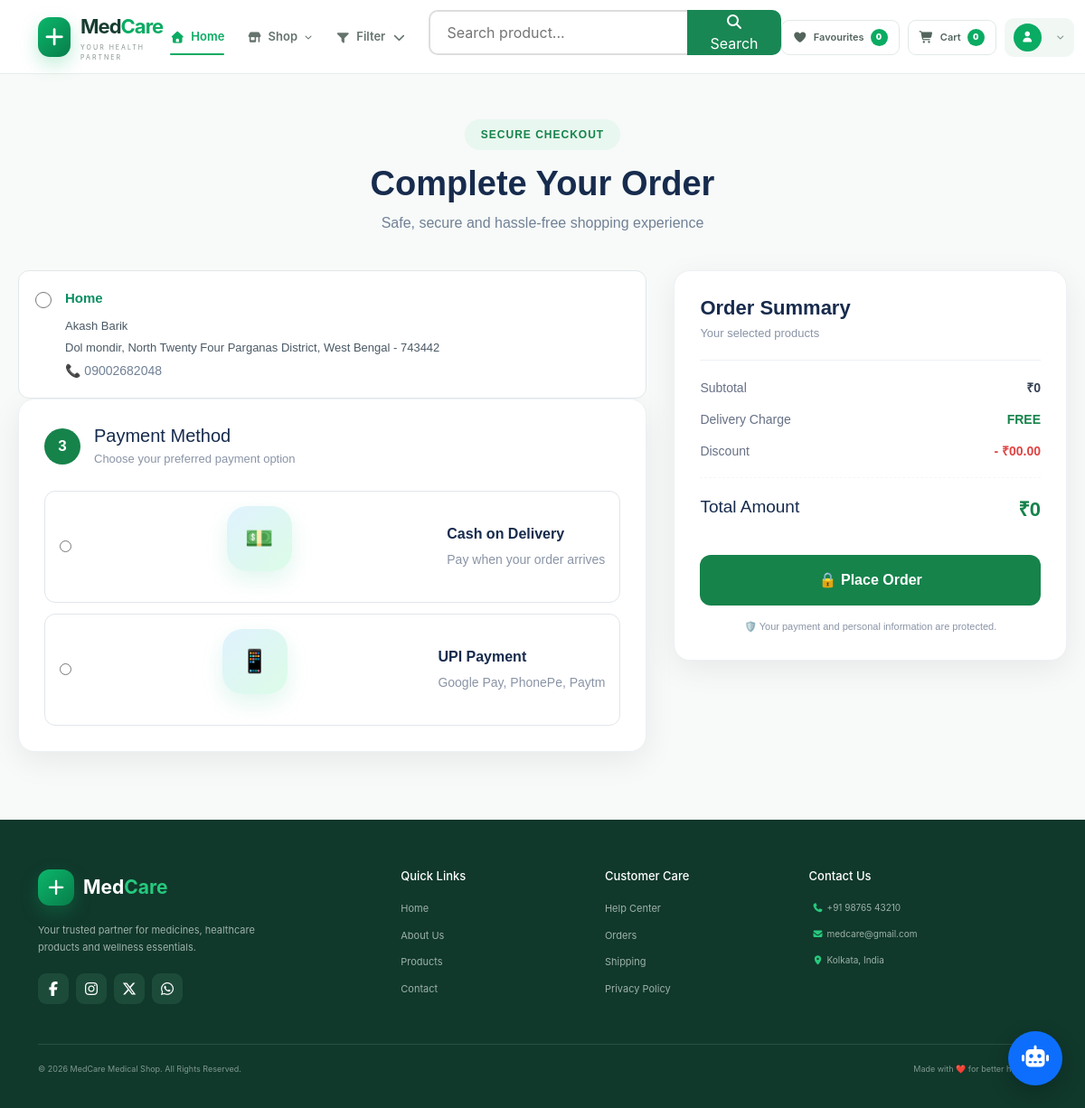
The app's page /checkout (signed in) with its own data.
### medical_app/models.py (models this page shows, shortened)
class Medical_Address(models.Model):
    user = models.ForeignKey(User, on_delete=models.CASCADE)
    name = models.CharField(max_length=100)
    mobile = models.CharField(max_length=15)
    email = models.EmailField()
    address = models.TextField()
    city = models.CharField(max_length=100)
    state = models.CharField(max_length=100)
    pincode = models.CharField(max_length=10)
    landmark = models.CharField(max_length=100)
    address_type = models.CharField(max_length=100)
    is_default = models.BooleanField(default=False)
    created_at = models.DateTimeField(auto_now_add=True)

### medical_app/views.py (the view)
# urls.py: path('checkout', checkout, name="checkout"),
def checkout(request):
    total_amount = 0
    user = request.user
    cart_items = Medical_Cart.objects.filter(user = user)
    address = Medical_Address.objects.filter(user = user)
    for i in cart_items:
        total_amount += i.product.product_price * i.quantity
    context = {
        'cart_items':cart_items,
        'total_amount' : total_amount,
        'address' : address
    }
    return render(request, "checkout.html", context)

### medical_app/templates/checkout.html (shortened to what this page needs)
{% extends "app.html" %}
{% load static %}
{% load helper %}
{% block content %}
<link rel="stylesheet" href="{% static 'css/checkout.css' %}">
<div class="checkout-wrapper">
    <div class="checkout-header">
        <form action="{% url "process_order" %}" method="post">
            <span class="checkout-badge">SECURE CHECKOUT</span>
            <h1>Complete Your Order</h1>
            <p>Safe, secure and hassle-free shopping experience</p>
        </div>
        <div class="checkout-container">
            <div class="checkout-left">
                {% if address %}
                    <div class="checkout-address-list">
                        {% for i in address %}
                            <label class="checkout-address-item">
                                <input
                                    type="radio"
                                    name="address"
                                    value="{{ i.id }}"
                                    required
                                >
                                <div class="checkout-address-content">
                                    <strong>
                                        {{ i.address_type }}
                                    </strong>
                                    <p>
                                        {{ i.name }}
                                    </p>
                                    <p>
                                        {{ i.address }},
                                        {{ i.city }},
                                        {{ i.state }} - {{ i.pincode }}
                                    </p>
                                    <small>
                                        📞 {{ i.mobile }}
                                    </small>
                                </div>
                            </label>
                        {% endfor %}
                    </div>
                {% endif %}
                <div class="checkout-card">
                    <div class="card-title">
                        <span class="step-number">3</span>
                        <div>
                            <h2>Payment Method</h2>
                            <p>Choose your preferred payment option</p>
                        </div>
                    </div>
                    <div class="payment-options">
                        <label class="payment-option">
                            <input type="radio" name="payment_mode" value="cod">
                            <span class="payment-icon">💵</span>
                            <span>
                                <strong>Cash on Delivery</strong>
                                <small>Pay when your order arrives</small>
                            </span>
                        </label>
                        <label class="payment-option">
                            <input type="radio" name="payment_mode" value="upi">
                            <span class="payment-icon">📱</span>
                            <span>
                                <strong>UPI Payment</strong>
                                <small>Google Pay, PhonePe, Paytm</small>
                            </span>
                        </label>
                    </div>
                </div>
            </div>
            <div class="checkout-right">
                <div class="order-summary">
                    <div class="summary-header">
                        <div>
                            <h2>Order Summary</h2>
                            <p>Your selected products</p>
                        </div>
                    </div>
                    <div class="price-details">
                        <div>
                            <span>Subtotal</span>
                            <strong>₹{{ total_amount }}</strong>
                        </div>
                        <div>
                            <span>Delivery Charge</span>
                            <strong class="free">FREE</strong>
                        </div>
                        <div>
                            <span>Discount</span>
                            <strong class="discount">- ₹00.00</strong>
                        </div>
                        <hr>
                        <div class="total">
                            <span>Total Amount</span>
                            <strong>₹{{ total_amount }}</strong>
                        </div>
                    </div>
                    <button type="submit" class="place-order-btn">
                        🔒 Place Order
                    </button>
                <div class="secure-message">
                    🛡️ Your payment and personal information are protected.
                </div>
            </div>
        </div>
    </div>
</div>
{% endblock content %}

### medical_app/templates/app.html (shortened to what this page needs)
{% load static %}
{% load helper %}
<!DOCTYPE html>
<html lang="en">
    <head>
        <link rel="stylesheet"
            href="https://cdn.jsdelivr.net/npm/bootstrap-icons@1.5.0/font/bootstrap-icons.css">
        <link rel="stylesheet"
            href="https://cdnjs.cloudflare.com/ajax/libs/font-awesome/7.3.1/css/all.min.css"
>
        <link
            href="https://cdn.jsdelivr.net/npm/bootstrap@5.2.3/dist/css/bootstrap.min.css"
            rel="stylesheet">
        <link href="{% static 'css/styles.css' %}" rel="stylesheet">
        <link href="{% static 'css/contact.css' %}" rel="stylesheet">
        <link href="{% static 'css/about.css' %}" rel="stylesheet">
        <link href="{% static 'css/address.css' %}" rel="stylesheet">
        <link href="{% static 'css/order_success.css' %}" rel="stylesheet">
        <link href="{% static 'css/orders.css' %}" rel="stylesheet">
        <link href="{% static 'css/change_password.css' %}" rel="stylesheet">
        <link href="{% static 'css/razorpay_checkout.css' %}" rel="stylesheet">
        <link href="{% static 'css/bill.css' %}" rel="stylesheet">
    </head>
<body>
<nav class="premium-navbar">
    <div class="container">
        <div class="navbar-inner">
            <a class="brand"
               href="{% url 'home' %}">
                <div class="brand-icon">
                    <i class="fa-solid fa-plus"></i>
                </div>
                <div class="brand-text">
                    <strong>Med<span>Care</span></strong>
                    <small>YOUR HEALTH PARTNER</small>
                </div>
            </a>
            <div class="main-menu">
                <a href="{% url 'home' %}" class="menu-link active">
                   <i class="fa-solid fa-house"></i>Home</a>
                <div class="shop-dropdown">
                    <a href="#" class="menu-link">
                        <i class="fa-solid fa-shop"></i>Shop<i class="fa-solid fa-chevron-down arrow"></i>
                    </a>
                </div>
                <div class="filter-menu">
                    <a href="#" class="menu-link">
                        <i class="fa-solid fa-filter"></i>
                        Filter
                        <i class="fa-solid fa-chevron-down"></i>
                    </a>
                </div>
                <form method="GET" action="">
                    <div class="product-search">
                        <input type="text" name="search" value="{{ search }}" placeholder="Search product...">
                        <button type="submit">
                            <i class="fa-solid fa-magnifying-glass"></i>
                            Search
                        </button>
                    </div>
                </form>
            </div>
            <div class="navbar-actions">
                {% if user.is_authenticated %}
                    <a class="action-btn"
                       href="{% url 'favourites' %}">
                        <i class="fa-solid fa-heart"></i>
                        <span>Favourites</span>
                        <b>{% get_favourites_count user.id %}</b>
                    </a>
                    <a class="action-btn" href="{% url 'cart' %}">
                        <i class="fa-solid fa-cart-shopping"></i>
                        <span>Cart</span>
                        <b>{% get_cart_count user.id %}</b>
                    </a>
                    <div class="user-dropdown">
                        <button class="user-btn">
                            <div class="user-avatar">
                                <i class="fa-solid fa-user"></i>
                            </div>
                            <i class="fa-solid fa-chevron-down"></i>
                        </button>
                    </div>
                {% endif %}
            </div>
        </div>
    </div>
</nav>
<main>
    {% block content %}
    {% endblock content %}
</main>
<button id="aiChatButton" class="ai-chat-button" type="button">
    <i class="fa-solid fa-robot"></i>
</button>
<footer class="premium-footer">
    <div class="container">
        <div class="footer-grid">
            <div class="footer-about">
                <a href="{% url 'home' %}" class="footer-brand">
                    <div class="brand-icon">
                        <i class="fa-solid fa-plus"></i>
                    </div>
                    <strong>Med<span>Care</span></strong>
                </a>
                <p> Your trusted partner for medicines, healthcare products and wellness essentials.</p>
                <div class="social-links">
                    <a href="#">
                        <i class="fa-brands fa-facebook-f"></i>
                    </a>
                    <a href="#">
                        <i class="fa-brands fa-instagram"></i>
                    </a>
                    <a href="#">
                        <i class="fa-brands fa-x-twitter"></i>
                    </a>
                    <a href="#">
                        <i class="fa-brands fa-whatsapp"></i>
                    </a>
                </div>
            </div>
            <div class="footer-column">
                <h4>Quick Links</h4>
                <a href="{% url 'home' %}">
                    Home
                </a>
                <a href="#about">
                    About Us
                </a>
                <a href="#">
                    Products
                </a>
                <a href="{% url "contact" %}">
                    Contact
                </a>
            </div>
            <div class="footer-column">
                <h4>Customer Care</h4>
                <a href="#">Help Center</a>
                <a href="#">Orders</a>
                <a href="#">Shipping</a>
                <a href="#">Privacy Policy</a>
            </div>
            <div class="footer-column">
                <h4>Contact Us</h4>
                <p><i class="fa-solid fa-phone"></i>+91 98765 43210</p>
                <p><i class="fa-solid fa-envelope"></i>medcare@gmail.com</p>
                <p><i class="fa-solid fa-location-dot"></i>Kolkata, India</p>
            </div>
        </div>
        <div class="footer-bottom">
            <p>© 2026 MedCare Medical Shop. All Rights Reserved.</p>
            <p>Made with ❤️ for better healthcare</p>
        </div>
    </div>
</footer>
</body>
</html>

### records on screen
Medical_Address: is_default "☐ Home Akash Barik Dol mondir,", address_type "Home", name "Akash Barik", address "Dol mondir", city "North Twenty Four Parganas District", state "West Bengal", pincode "743442", mobile "09002682048"

### other values on screen
{{ total_amount }} "0"
